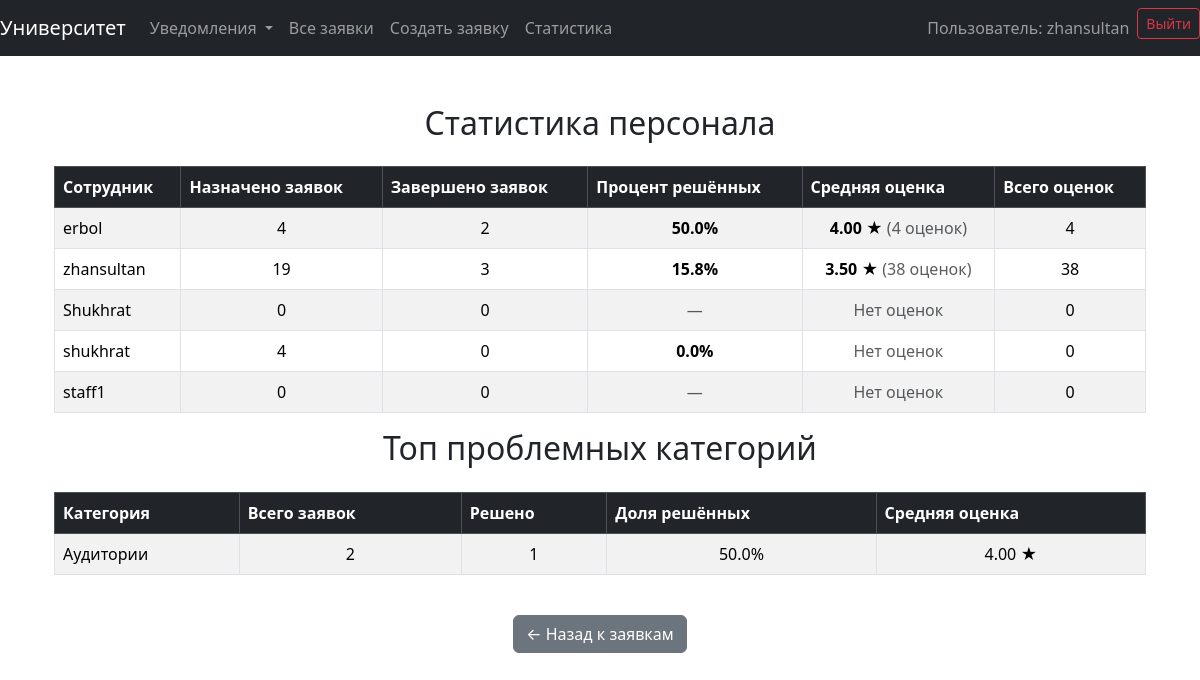
The page /statistics/ (signed in) on the database its author committed.
### issues/models.py (models this page shows, shortened)
class Category(models.Model):
    name = models.CharField(max_length=100, unique=True)
    slug = models.SlugField(max_length=120, unique=True, blank=True)
    description = models.TextField(blank=True)
    icon = models.CharField(max_length=50, blank=True)          # например: "bi bi-lightbulb" для Bootstrap Icons
    order = models.PositiveSmallIntegerField(default=0)         # для сортировки в выпадающем списке
    class Meta:
        verbose_name = "Категория"
        verbose_name_plural = "Категории"
        ordering = ['order', 'name']

### issues/views.py (the view)
# urls.py: path('statistics/', views.statistics, name='statistics'),
@staff_member_required
def statistics(request):
    staff_stats = User.objects.filter(is_staff=True).annotate(
        total_participated=Count(
            'statushistory',  # related_name от StatusHistory к User (changed_by)
            distinct=True
        ),
        resolved_count=Count(
            'resolved_problems',
            filter=Q(resolved_problems__status__in=['resolved', 'closed']),
            distinct=True
        ),
        avg_rating=Avg(
            'resolved_problems__rating',
            filter=Q(resolved_problems__status__in=['resolved', 'closed'])
        ),
        rated_count=Count(
            'resolved_problems__rating',
            filter=Q(resolved_problems__status__in=['resolved', 'closed']) &
                   Q(resolved_problems__rating__isnull=False)
        )
    ).annotate(
        resolved_percent=Case(
            When(total_participated=0, then=Value(0.0)),
            default=ExpressionWrapper(
                (F('resolved_count') * 100.0 / F('total_participated')),
                output_field=FloatField()
            )
        )
    ).order_by('-avg_rating', '-resolved_count')
    category_stats = Category.objects.annotate(
        total_problems=Count('problems'),
        resolved_problems=Count(
            'problems',
            filter=Q(problems__status__in=['resolved', 'closed'])
        ),
        avg_rating=Avg(
            'problems__rating',
            filter=Q(problems__status__in=['resolved', 'closed'])
        )
    ).order_by('-total_problems')
    for cat in category_stats:
        if cat.total_problems > 0:
            cat.resolved_percent = round((cat.resolved_problems / cat.total_problems) * 100, 1)
        else:
            cat.resolved_percent = 0
    context = {
        'staff_stats': staff_stats,
        'category_stats': category_stats,
        'total_problems_all': Problem.objects.count(),  # для %
    }
    return render(request, 'issues/statistics.html', context)

### issues/context_processors.py (called while the page is built)
def notifications_processor(request):
    unread_count = 0
    if request.user.is_authenticated:
        unread_count = request.user.notifications.filter(is_read=False).count()
    return {'unread_notifications': unread_count}

### issues/templates/issues/statistics.html
{% extends 'issues/base.html' %}
{% block content %}
<div class="container mt-5">
    <h2 class="mb-4 text-center">Статистика персонала</h2>
    {% if staff_stats %}
        <div class="table-responsive">
            <table class="table table-striped table-hover table-bordered">
                <thead class="table-dark">
                    <tr>
                        <th scope="col">Сотрудник</th>
                        <th scope="col">Назначено заявок</th>
                        <th scope="col">Завершено заявок</th>
                        <th scope="col">Процент решённых</th>
                        <th scope="col">Средняя оценка</th>
                        <th scope="col">Всего оценок</th>
                    </tr>
                </thead>
                <tbody>
                    {% for staff in staff_stats %}
                        <tr>
                            <td>{{ staff.username }}</td>
                            <td class="text-center">{{ staff.total_participated }}</td>
                            <td class="text-center">{{ staff.resolved_count }}</td>
                            <td class="text-center">
                                {% if staff.total_participated > 0 %}
                                <strong>{{ staff.resolved_percent|floatformat:1 }}%</strong>
                                {% else %}
                                <span class="text-muted">—</span>
                                {% endif %}
                            </td>
                            <td class="text-center">
                                {% if staff.avg_rating %}
                                    <strong>{{ staff.avg_rating|floatformat:2 }}</strong> ★
                                    <span class="text-muted">({{ staff.rated_count|default:0 }} оценок)</span>
                                {% else %}
                                    <span class="text-muted">Нет оценок</span>
                                {% endif %}
                            </td>
                            <td class="text-center">{{ staff.rated_count|default:0 }}</td>
                        </tr>
                    {% endfor %}
                </tbody>
            </table>
        </div>
    {% else %}
        <div class="alert alert-info text-center">
            Пока нет данных по персоналу.
        </div>
    {% endif %}
    <h2 class="mb-4 text-center">Топ проблемных категорий</h2>
    {% if category_stats %}
        <div class="table-responsive">
            <table class="table table-striped table-hover table-bordered">
                <thead class="table-dark">
                    <tr>
                        <th>Категория</th>
                        <th>Всего заявок</th>
                        <th>Решено</th>
                        <th>Доля решённых</th>
                        <th>Средняя оценка</th>
                    </tr>
                </thead>
                <tbody>
                    {% for cat in category_stats %}
                        <tr>
                            <td>{{ cat.name }}</td>
                            <td class="text-center">{{ cat.total_problems }}</td>
                            <td class="text-center">{{ cat.resolved_problems }}</td>
                            <td class="text-center">
    {% if cat.total_problems > 0 %}
        {{ cat.resolved_percent }}%
    {% else %}
        0%
    {% endif %}
</td>
                            <td class="text-center">
                                {% if cat.avg_rating %}
                                    {{ cat.avg_rating|floatformat:2 }} ★
                                {% else %}
                                    <span class="text-muted">Нет оценок</span>
                                {% endif %}
                            </td>
                        </tr>
                    {% endfor %}
                </tbody>
            </table>
        </div>
    {% else %}
        <div class="alert alert-info text-center">
            Нет данных по категориям.
        </div>
    {% endif %}
    <div class="text-center mt-4">
        <a href="{% url 'issues:problem_list' %}" class="btn btn-secondary">
            ← Назад к заявкам
        </a>
    </div>
</div>
{% endblock %}

### issues/templates/issues/base.html (shortened to what this page needs)
<!DOCTYPE html>
<html lang="en">
<head>
    <link rel="stylesheet" href="https://cdn.jsdelivr.net/npm/bootstrap@5.3.2/dist/css/bootstrap.min.css">
</head>
<body>
<nav class="navbar navbar-expand-lg navbar-dark bg-dark">
    <a class="navbar-brand" href="{% url 'issues:home' %}">Университет</a>
    <div class="collapse navbar-collapse" id="navbarNav">
        <ul class="navbar-nav">
            {% if user.is_authenticated %}
                <li class="nav-item dropdown">
                    <a class="nav-link dropdown-toggle position-relative" href="#"
                       id="notificationDropdown" role="button" data-bs-toggle="dropdown"
                       aria-expanded="false">
                        Уведомления
                    </a>
                </li>
            {% endif %}
            <li class="nav-item">
                <a class="nav-link" href="{% url 'issues:problem_list' %}">Все заявки</a>
            </li>
            <li class="nav-item">
                <a class="nav-link" href="{% url 'issues:problem_create' %}">Создать заявку</a>
            </li>
            {% if user.is_staff %}
                <li class="nav-item">
                    <a class="nav-link" href="{% url 'issues:statistics' %}">Статистика</a>
                </li>
            {% endif %}
        </ul>
        {% if user.is_authenticated %}
            <ul class="navbar-nav ms-auto">
                <li class="nav-item">
                    <span class="nav-link">Пользователь: {{ user.username }}</span>
                </li>
                <li class="nav-item">
                    <form method="post" action="{% url 'logout' %}" class="d-inline">
                        <button type="submit" class="btn btn-outline-danger btn-sm">Выйти</button>
                    </form>
                </li>
            </ul>
        {% endif %}
    </div>
</nav>
<div class="container mt-4">
    {% block content %}{% endblock %}
</div>
</body>
</html>

### rows shown on the page
Category: name "Аудитории", total_problems "2", resolved_problems "1", resolved_percent "50.0", avg_rating "4.00"

### other values the page prints
{{ user.username }} "zhansultan"
{{ staff.username }} "erbol"
{{ staff.total_participated }} "4"
{{ staff.resolved_count }} "2"
{{ staff.resolved_percent|floatformat:1 }} "50.0"
{{ staff.avg_rating|floatformat:2 }} "4.00"
{{ staff.rated_count|default:0 }} "4"
{{ staff.username }} "zhansultan"
{{ staff.total_participated }} "19"
{{ staff.resolved_count }} "3"
{{ staff.resolved_percent|floatformat:1 }} "15.8"
{{ staff.avg_rating|floatformat:2 }} "3.50"
{{ staff.rated_count|default:0 }} "38"
{{ staff.username }} "Shukhrat"
{{ staff.total_participated }} "0"
